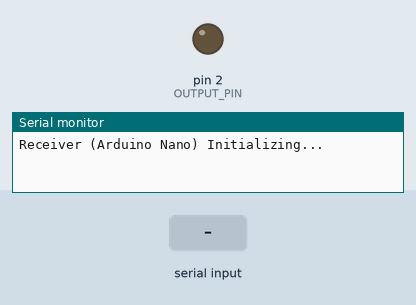
A sketch run on a simulated Arduino Nano, built with avr-gcc and run on an emulated ATmega328P. Shown: output pins drawn as LEDs (lit = HIGH), the last lines printed to the serial monitor. Dashed ring = blinking. Inputs (shaded band) come from the test bench. The modem accepts every AT command (registered, SIM ready, sends succeed) and sends nothing else.

Above: at 0.1 s.
At 2.87 s:
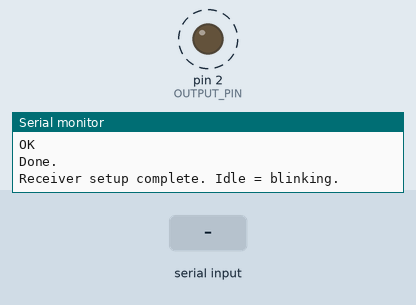
3.3 s: "+OK\n" received over the second serial link
6.3 s: "+ERR\n" received over the second serial link
9.3 s: ",L,\n" received over the second serial link
Timing chart, 0 to 18.3 s (numbered marks = the images above; inputs shaded):
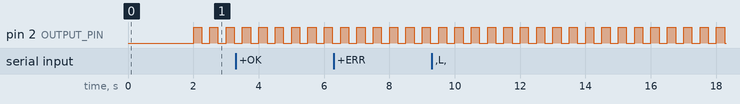

Measured:
- by itself, pin 2 (OUTPUT_PIN): alternates HIGH for 0.25 s and LOW for 0.25 s

The sketch:

LoRa_Receiver.ino
```cpp
// Receiver Code for Arduino Nano with RYLR998 LoRa Module
// Default (no signal): D2 BLINKS. While 'H' arrives: D2 solid HIGH.

#include <SoftwareSerial.h>

#define LORA_RX_PIN 4   // connects to LoRa TX
#define LORA_TX_PIN 5   // connects to LoRa RX
#define OUTPUT_PIN 2

SoftwareSerial loraSerial(LORA_RX_PIN, LORA_TX_PIN);

const int LORA_ADDRESS = 0;
const int LORA_NETWORK_ID = 10;

const unsigned long ACTIVE_TIMEOUT_MS = 700;  // 'H' must arrive within this to stay solid (editable)
const unsigned long BLINK_MS = 250;           // idle blink speed (editable)

unsigned long lastSignalTime = 0;
bool solidHigh = false;
unsigned long lastBlinkToggle = 0;
bool blinkState = false;

void sendAT(const String &cmd) {
  loraSerial.print(cmd);
  loraSerial.print("\r\n");
  delay(500);
  while (loraSerial.available()) Serial.write(loraSerial.read());
}

void setup() {
  Serial.begin(115200);
  Serial.println("Receiver (Arduino Nano) Initializing...");

  loraSerial.begin(115200);

  pinMode(OUTPUT_PIN, OUTPUT);
  digitalWrite(OUTPUT_PIN, LOW);

  delay(1000);
  Serial.print("Setting LoRa Address... ");
  sendAT("AT+ADDRESS=" + String(LORA_ADDRESS));
  Serial.println("Done.");
  Serial.print("Setting LoRa Network ID... ");
  sendAT("AT+NETWORKID=" + String(LORA_NETWORK_ID));
  Serial.println("Done.");

  Serial.println("Receiver setup complete. Idle = blinking.");
}

void loop() {
  if (loraSerial.available()) {
    String receivedData = "";
    unsigned long lastByte = millis();
    while (millis() - lastByte < 50) {
      if (loraSerial.available()) {
        char c = loraSerial.read();
        lastByte = millis();
        if (c == '\n') break;
        receivedData += c;
      }
    }

    Serial.print("Received ("); Serial.print(receivedData.length()); Serial.print(" bytes): ");
    Serial.println(receivedData);

    if (receivedData.indexOf("+OK") != -1 || receivedData.indexOf("+ERR") != -1) {
      // module's own reply - ignore
    } else if (receivedData.indexOf(",L,") != -1) {
      lastSignalTime = 0;
      solidHigh = false;
      Serial.println("Got 'L' -> back to blink.");
    } else {
      // any other message = signal active -> solid HIGH
      lastSignalTime = millis();
      if (!solidHigh) {
        solidHigh = true;
        digitalWrite(OUTPUT_PIN, HIGH);
        Serial.println(">> HEAVY: pin solid HIGH");
      }
    }
  }

  // signal went quiet -> back to blinking
  if (solidHigh && (millis() - lastSignalTime >= ACTIVE_TIMEOUT_MS)) {
    solidHigh = false;
    Serial.println("Signal lost -> blinking (idle).");
  }

  // idle blink
  if (!solidHigh && (millis() - lastBlinkToggle >= BLINK_MS)) {
    blinkState = !blinkState;
    digitalWrite(OUTPUT_PIN, blinkState ? HIGH : LOW);
    lastBlinkToggle = millis();
  }
}
```
